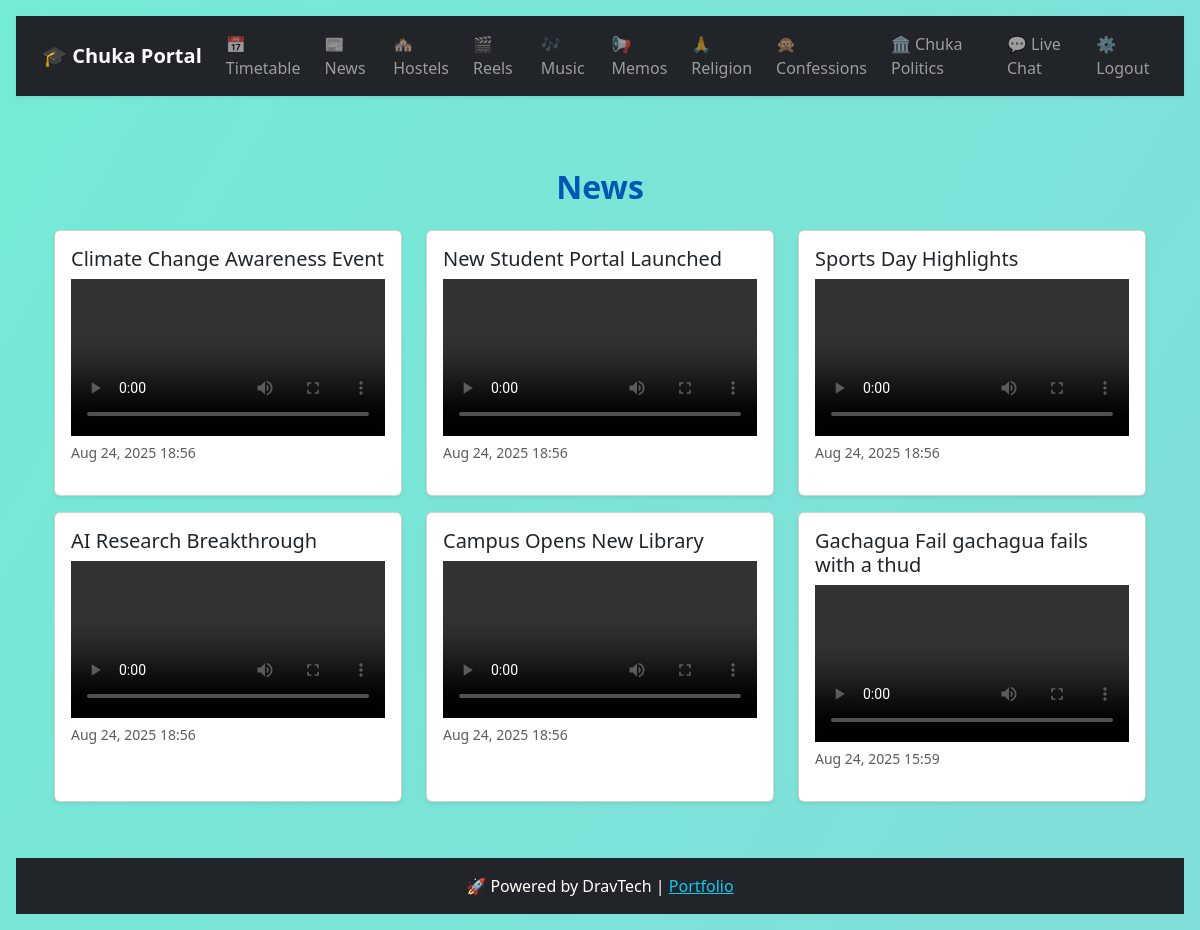
Screenshot of /displayer/news/ (signed in) with the database file from the repository.
### AjiraApp/models.py (models this page shows, shortened)
class News(models.Model):
    title = models.CharField(max_length=255)
    media = models.FileField(upload_to="news/", blank=True, null=True)
    created_at = models.DateTimeField(default=timezone.now)
    @property
    def is_video(self):
        return self.media and self.media.url.lower().endswith(".mp4")

### AjiraApp/views.py (the view)
# urls.py: path("displayer/<str:section>/", views.displayer, name="displayer-board"),
@login_required
def displayer(request, section):
    context = {"section": section}
    if section == "news":
        context["items"] = News.objects.all().order_by("-created_at")
    elif section == "hostels":
        context["items"] = Hostel.objects.all().order_by("-created_at")
    elif section == "reels":
        context["items"] = Reel.objects.all().order_by("-created_at")
    elif section == "memos":
        context["items"] = Memo.objects.all().order_by("-created_at")
    elif section == "ads":
        context["items"] = Advertisement.objects.filter(active=True).order_by("-created_at")
    else:
        context["items"] = []  # fallback
    return render(request, "displayer.html", context)

### templates/displayer.html (shortened to what this page needs)
{% extends "base.html" %}
{% load static %}
{% block content %}
<div class="container">
  <h2 class="mb-4 text-capitalize">{{ section }}</h2>
  {% if items %}
    <div class="row">
      {% for item in items %}
        <div class="col-md-4 mb-3">
          <div class="card shadow-sm h-100">
            {% if section == "news" %}
              <div class="card-body">
                <h5>{{ item.title }}</h5>
                {% if item.media %}
                  {% if item.is_video %}
                    <video controls class="w-100">
                      <source src="{{ item.media.url }}" type="video/mp4">
                    </video>
                  {% else %}
                    <img src="{{ item.media.url }}" class="img-fluid">
                  {% endif %}
                {% else %}
                  <p class="text-muted">No media available</p>
                {% endif %}
                <p class="text-muted small">{{ item.created_at|date:"M d, Y H:i" }}</p>
              </div>
            {% endif %}
          </div>
        </div>
      {% endfor %}
    </div>
  {% else %}
    <p>No content found in {{ section }}</p>
  {% endif %}
</div>
{% endblock %}

### static/assets/portal.css (style rules this page uses)
* { margin:0; padding:0; box-sizing:border-box; }
body { font-family: 'Segoe UI', Tahoma, sans-serif; min-height: 100vh; display: flex; flex-direction: column; gap: 1rem; padding: 1rem; background: linear-gradient(120deg, #74ebd5, #ACB6E5); background-size: 400% 400%; animation: bgAnim 12s ease infinite; }
h2,h3 { font-weight:600; color:#0056b3; margin-bottom:1rem; text-align:center; }

### rows the page displays
News: title "Climate Change Awareness Event", created_at "Aug 24, 2025 18:56"
News: title "New Student Portal Launched", created_at "Aug 24, 2025 18:56"
News: title "Sports Day Highlights", created_at "Aug 24, 2025 18:56"
News: title "AI Research Breakthrough", created_at "Aug 24, 2025 18:56"
News: title "Campus Opens New Library", created_at "Aug 24, 2025 18:56"
News: title "Gachagua Fail gachagua fails with a thud", created_at "Aug 24, 2025 15:59"

### other values shown
{{ section }} "News"
